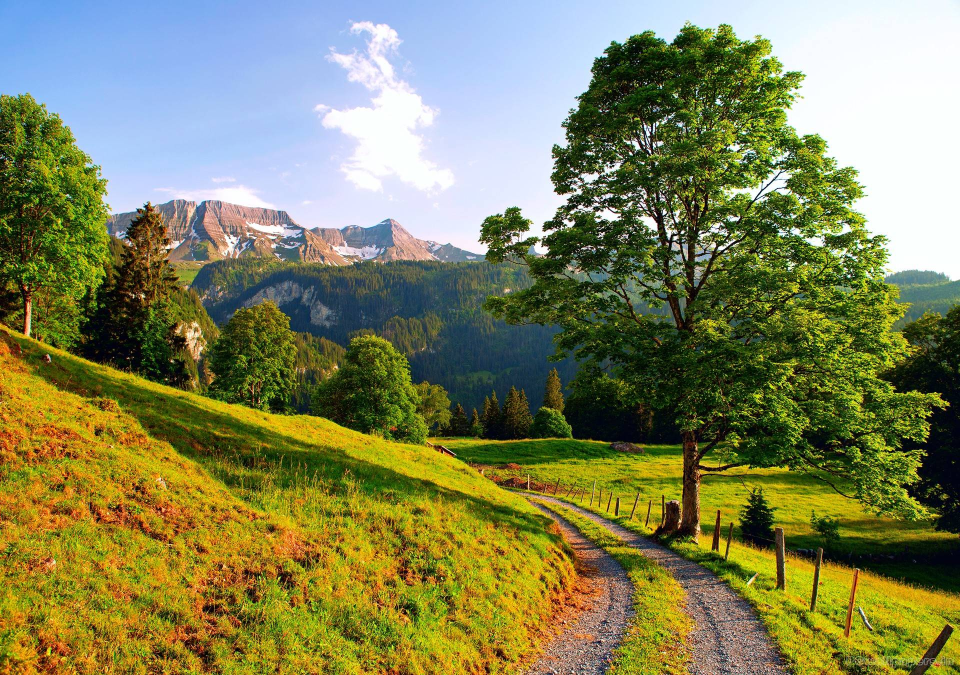
%> input picture Term Project/picture/364215.jpg, 1920 x 1350 px (shown at 1/2 size)
$ octave main.m   (GNU Octave 9; MATLAB toolbox functions it lacks are replaced by stand-ins)
%> lines starting %> are read from the running program, lines starting %| are printed output that depends on the picture
### Term Project/src/Segmentation.m
function [output,bw] = Segmentation(img, num)
% [13 lines of commented-out code are left out]

    [L,N] = superpixels(img, num);
    % L ---> region of matrix (enumrate the number to distinguish the areas)
    % N ---> total number of superpixels
    bound_idx = label2idx(L);
    % bound_idx ---> like a cells array, each cell has every indexs of that
    % region
    Ln = numel(L);
    % Ln ---> total pixels of the image
    output = img;

    % color the region we divide
    for k = 1:N
        idx = bound_idx{k};
        output(idx) = mean(img(idx));
        output(idx+Ln) = mean(img(idx+Ln));
        output(idx+2*Ln) = mean(img(idx+2*Ln));
    end

    bw = boundarymask(L);
%     figure(1)
%     subplot(1,2,1),imshow(output),title('segmentation result');
%     subplot(1,2,2),imshow(imoverlay(img,bw,'black'),'InitialMagnification',100),title('segmentation line');

end

### Term Project/src/ColorTransformation.m
function result_img = ColorTransformation(src_img , tgt_img , w1)
% [5 lines of commented-out code are left out]
result_lab_img = zeros(size(src_img));
% result_img = zeros(size(tgt_img));

% % lyr: # layer
% [h1 , w1 , lyr1] = size(tgt_img);
% [h2 , w2 , lyr2] = size(src_img);
src_img_lab = rgb2lab(double(src_img));
tgt_img_lab = rgb2lab(double(tgt_img));
% [6 lines of commented-out code are left out]
src_ml = mean(src_img_lab(: , : , 1) , 'all');
src_ma = mean(src_img_lab(: , : , 2) , 'all');
src_mb = mean(src_img_lab(: , : , 3) , 'all');
src_sl = std2(src_img_lab(: , : , 1));
src_sa = std2(src_img_lab(: , : , 2));
src_sb = std2(src_img_lab(: , : , 3));
tgt_ml = mean(tgt_img_lab(: , : , 1) , 'all');
tgt_ma = mean(tgt_img_lab(: , : , 2) , 'all');
tgt_mb = mean(tgt_img_lab(: , : , 3) , 'all');
tgt_sl = std2(tgt_img_lab(: , : , 1));
tgt_sa = std2(tgt_img_lab(: , : , 2));
tgt_sb = std2(tgt_img_lab(: , : , 3));

% ----------------------------------------------------
% l(*) = each point's L - mean of L
% src_l_star : l(*) of target image
src_l_star = src_img_lab(: , : , 1) - src_ml;
src_a_star = src_img_lab(: , : , 2) - src_ma;
src_b_star = src_img_lab(: , : , 3) - src_mb;

% l' = (tgt_sl / src_sl) * l(*)
% src_l_prompt : l' of target image
w2 = 1 - w1;
src_l_prompt = w1 * (tgt_sl / src_sl) * src_l_star + w2;
src_a_prompt = w1 * (tgt_sa / src_sa) * src_a_star + w2;
src_b_prompt = w1 * (tgt_sb / src_sb) * src_b_star + w2;
% ----------------------------------------------------
src_l_final = src_l_prompt + tgt_ml;
src_a_final = src_a_prompt + tgt_ma;
src_b_final = src_b_prompt + tgt_mb;

result_lab_img(: , : , 1) = src_l_final;
result_lab_img(: , : , 2) = src_a_final;
result_lab_img(: , : , 3) = src_b_final;

result_img = uint8(lab2rgb(result_lab_img));
% result_img = result_lab_img;
end

### Term Project/src/ColorTransformation3.m
function result_img = ColorTransformation3(src_img , tgt_img)
% % tgt_img (source image) : gives the color style
% % trgt_img(target image) : the picture whose color style to be changed

tgt_blue_enhance = tgt_img;
tgt_blue_enhance(: , : , 1:2) = 0;

src_hsv = rgb2hsv(src_img);
tgt_hsv = rgb2hsv(tgt_blue_enhance);

% % mv : mean               of hsv's value
% % sv : standard deviation of hsv's value
src_mh = mean(src_hsv(: , : , 1) , 'all');
src_ms = mean(src_hsv(: , : , 2) , 'all');
src_mv = mean(src_hsv(: , : , 3) , 'all');
src_sh = std2(src_hsv(: , : , 1));
src_ss = std2(src_hsv(: , : , 2));
src_sv = std2(src_hsv(: , : , 3));
tgt_mh = mean(tgt_hsv(: , : , 1) , 'all');
tgt_ms = mean(tgt_hsv(: , : , 2) , 'all');
tgt_mv = mean(tgt_hsv(: , : , 3) , 'all');
tgt_sh = std2(tgt_hsv(: , : , 1));
tgt_ss = std2(tgt_hsv(: , : , 2));
tgt_sv = std2(tgt_hsv(: , : , 3));

src_final = src_hsv;
src_final(: , : , 3) = (tgt_sv/src_sv) * ((src_hsv(: , : , 3) - src_mv)) + tgt_mv;
% src_final(: , : , 2) = (tgt_ss/src_ss) * ((src_hsv(: , : , 2) - src_ms)) + tgt_ms;
% src_final(: , : , 1) = (tgt_sh/src_sh) * ((src_hsv(: , : , 1) - src_mh)) + tgt_mh;
result_img = hsv2rgb(src_final);


end

### Term Project/src/cf_reinhard.m
function est_im = cf_reinhard(source,target)
%CF_REINHARD computes Reinhard's image colour transfer
%
%   CF_REINHARD(SOURCE,TARGET) returns the colour transfered source
%   image SOURCE according to the target image TARGET.
%

%   Copyright 2015 Han Gong <gong@fedoraproject.org>, University of East
%   Anglia.

%   References:
% Erik Reinhard, Michael Ashikhmin, Bruce Gooch and Peter Shirley,
% 'Color Transfer between Images', IEEE CG&A special issue on Appliedi
% Perception, Vol 21, No 5, pp 34-41, September - October 2001

[x,y,z] = size(source);
img_s = reshape(im2double(source),[],3);
img_t = reshape(im2double(target),[],3);

a = [0.3811 0.5783 0.0402;0.1967 0.7244 0.0782;0.0241 0.1288 0.8444];
b = [1/sqrt(3) 0 0;0 1/sqrt(6) 0;0 0 1/sqrt(2)];
c = [1 1 1;1 1 -2;1 -1 0];
b2 = [sqrt(3)/3 0 0;0 sqrt(6)/6 0;0 0 sqrt(2)/2];
c2 = [1 1 1;1 1 -1;1 -2 0];

img_s = max(img_s,1/255);
img_t = max(img_t,1/255);

% convert to LMS space
LMS_s = a*img_s';
LMS_t = a*img_t';

% take the log of LMS
LMS_s = log10(LMS_s);
LMS_t = log10(LMS_t);

% convert to lab space
lab_s = b*c*LMS_s;
lab_t = b*c*LMS_t;

% compute mean and std
mean_s = mean(lab_s,2);
std_s = std(lab_s,0,2);
mean_t = mean(lab_t,2);
std_t = std(lab_t,0,2);

res_lab = zeros(3,x*y);

sf = std_t./std_s;

for ch = 1:3 % for each channel, apply the statistical alignment
    res_lab(ch,:) = (lab_s(ch,:) - mean_s(ch))*sf(ch) + mean_t(ch);
end

% convert back to LMS
LMS_res=c2*b2*res_lab;
for ch = 1:3
    LMS_res(ch,:) = 10.^LMS_res(ch,:);
end

% convert back to RGB
est_im = ([4.4679 -3.5873 0.1193;-1.2186 2.3809 -0.1624;0.0497 -0.2439 1.2045]*LMS_res)';
est_im = reshape(est_im,size(source)); % reshape the image

### Term Project/src/PowerTransfer.m
function result_img = PowerTransfer(src_img , tgt_img , pow_c)
    mean_tgt_B = mean(tgt_img(: , : , 3) , 'all');
    if mean_tgt_B < 50
        pow_gma = 20 - mean_tgt_B / 10;
    elseif mean_tgt_B > 200
        pow_gma = 1 + (mean_tgt_B / (-10) + 26);
    else
        pow_gma = 1 + (mean_tgt_B / (-15) + 15);    % origin +18 (not +15)
    end
    result_img = pow_c * (im2double(src_img)) .^ pow_gma;
end

### Term Project/src/CF_Xiao06.m
function [IR1 , IR2] = CF_Xiao06(src_img , tgt_img)
    I0 = im2double(src_img);
    I1 = im2double(tgt_img);

    % Process without additional ruggedisation processing.
    IR1 = cf_Xiao06_ruggedised(I0,I1,false);
    % Process with additional ruggedisation processing.
    IR2 = cf_Xiao06_ruggedised(I0,I1,true);
end

### Term Project/src/cf_Xiao06_ruggedised.m
function est_im = cf_Xiao06_ruggedised(source,target,ruggedised)
%CF_XIAO computes Reinhard's image colour transfer
%
%   CF_XIAO(SOURCE,TARGET,ruggedised) returns the colour transfered source
%   image SOURCE according to the target image TARGET.
%

%   If 'ruggedised' is set 'false' then, the original 'Xiao' method is
%   implemented as coded by Han Gong.

%   If 'ruggedised' is set 'true' then further processing is performed in
%   addition to the basic processing. The additional processing has been
%   devised and coded by Terry Johnson.

%   References:
%   Xiao, Xuezhong, and Lizhuang Ma. "Color transfer in correlated color
%   space." % In Proceedings of the 2006 ACM international conference on
%   Virtual reality continuum and its applications, pp. 305-309. ACM, 2006.

%   TODO: Swatch-based transfer is not implemented (but I think it is not
%   important) Anyone interested is welcome to contribute. :-)
%                                                           -- Han Gong

%   Copyright 2015 Han Gong <gong@fedoraproject.org>, University of East
%   Anglia.

rgb_s = reshape(im2double(source),[],3)';
rgb_t = reshape(im2double(target),[],3)';

% compute mean
mean_s = mean(rgb_s,2);
mean_t = mean(rgb_t,2);

% compute covariance
cov_s = cov(rgb_s');
cov_t = cov(rgb_t');

% decompose covariances
[U_s,A_s,~] = svd(cov_s);
[U_t,A_t,~] = svd(cov_t);

%**********************************************************
% Processing modification Terry Johnson.
if (ruggedised)
    [U_t,A_t]=MatchColumns(U_s,U_t,A_t);
end
%**********************************************************

rgbh_s = [rgb_s;ones(1,size(rgb_s,2))];

% compute transforms
% translations
T_t = eye(4); T_t(1:3,4) = mean_t;
T_s = eye(4); T_s(1:3,4) = -mean_s;
% rotations
R_t = blkdiag(U_t,1); R_s = blkdiag(inv(U_s),1);
% scalings
% NOTE!
% I believe the author has a typo in his original paper
% The following is the original way to compute S_t, but
% the result does not seem correct
% S_t = diag([diag(A_t);1]);
% I added a 0.5 power to correct it.
S_t = diag([diag(A_t).^(0.5);1]);
S_s = diag([diag(A_s).^(-0.5);1]);

rgbh_e = T_t*R_t*S_t*S_s*R_s*T_s*rgbh_s; % estimated RGBs
rgbh_e = bsxfun(@rdivide, rgbh_e, rgbh_e(4,:));
rgb_e = rgbh_e(1:3,:);

est_im = reshape(rgb_e',size(source));

end

### Term Project/src/MatchColumns.m
function [U_t,A_t] = MatchColumns(us,ut,at)
% Ensures consistency between the target & source image rotation matrices.

% This routine matches columns in the target image rotation matrix to those
% in the source image rotation matrix.

% Each rotation matrix is derived by undertaking a singular value
% decomposition of the respective cross covariance matrices. The
% outcome of the decomposition is ordered within the rotation matrix in
% the order of the descending singular values.  This often leads to
% compatible rotation matrices but that is not guaranteed.  Sometimes the
% colour ordering of one rotation matrix may be different from the other.
%
% Additionally even when the matrices do correspond in orientation, they
% need not correspond in direction. The direction axis rotation in one
% matrix may be the negative of the rotation in the other.

% Rotations of the individual colour axes are given by the columns of the
% rotation matrices.  In the following processing, all rearrangements are
% considered of the columns in the target rotation matrix 'ut', to find
% the arrangement that best matches the source rotation matrix 'us'.
% Matching is measured by taking the vector dot products of the
% corresponding matrix columns and finding the arrangement with the
% largest sum of absolute dot product values.  Absolute values are used
% to accommodate axis pairs that have similar orientations but different
% directions.
%
% Once the best match has been found this is taken as the correct target
% image rotation matrix.  Columns are negated where the vector cross
% product has a negative value, to ensure direction compatibility.  The
% singular value matrix for the target image is reordered to match the
% reordering of the rotation matrix.
%
% This processing method and routine copyright Dr T E Johnson 2020.
% terence.johnson@gmail.com

% All 6 permutations of the three columns need to be addressed.
perm = perms([1 2 3]);

max=0.0;

for i=1:6
    % Compute the sum of the absolute dot products for the matrix columns.
    sum=abs(ut(:,perm(i,1)).'*us(:,1)) + ...
        abs(ut(:,perm(i,2)).'*us(:,2)) + ...
        abs(ut(:,perm(i,3)).'*us(:,3)) ;

    if(sum>max)
        % Best aligned axes give the biggest sum.
        max=sum;
        bestperm=i;
    end
end
    % Now recover the best permutation and implement it.
    b1=perm(bestperm,1);
    b2=perm(bestperm,2);
    b3=perm(bestperm,3);

    % Set the rotation matrix columns to the new order, changing the
    % direction of rotations if necessary by negating column values.
    U_t(:,1)=ut(:,b1)*sign(ut(:,b1).'*us(:,1));
    U_t(:,2)=ut(:,b2)*sign(ut(:,b2).'*us(:,2));
    U_t(:,3)=ut(:,b3)*sign(ut(:,b3).'*us(:,3));

    % Similarly reorder the singular values.
    A_t(1,1)=at(b1,b1);
    A_t(2,2)=at(b2,b2);
    A_t(3,3)=at(b3,b3);
end

### Term Project/src/main.m
src_name = 'sky/364215.jpg';
% [6 lines of commented-out code are left out]
tgt_name = 'sky/cloud.jpg';               % fig.3 bset
% [10 lines of commented-out code are left out]
src_img = imread(src_name);
%> src_img is the input picture: size 1350x1920x3 uint8; mean R, G, B 129.4, 131.9, 88.9
tgt_img = imread(tgt_name);
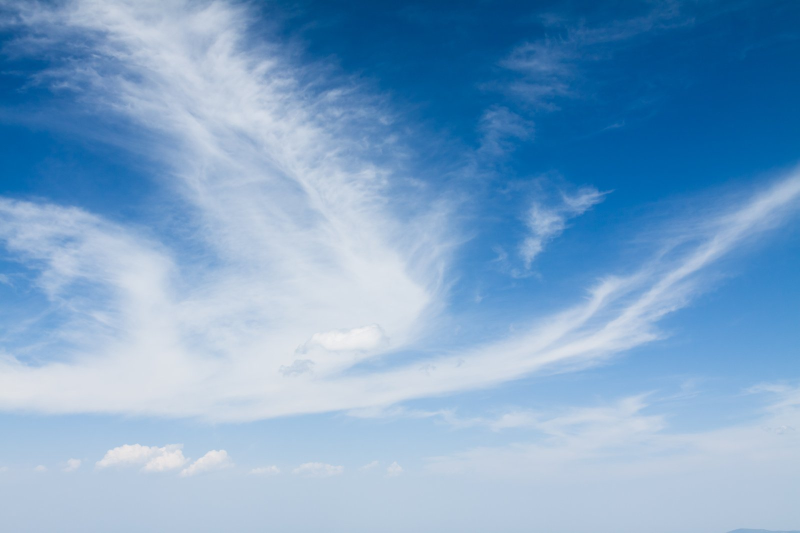
%> input picture Term Project/src/testcase/cloud.jpg, 1599 x 1066 px (shown at 1/2 size)
%> tgt_img is the input picture: size 1066x1599x3 uint8; mean R, G, B 124.4, 164.5, 201.4
% % show original image
figure(1);
subplot(1,2,1);
imshow(src_img);
title('source image');
subplot(1,2,2);
imshow(tgt_img);
title('target image');

% % preprocess: (src,tgt) image resize / get source image size
src_img = imresize(src_img, [600,800], 'bilinear');
%> src_img: size 600x800x3 uint8
tgt_img = imresize(tgt_img, [600,800], 'bilinear');
%> tgt_img: size 600x800x3 uint8
[row, column, ~] = size(src_img);

% % -------------------------------------------------------
% % SEGMENTATION

% test_src_img = imColorSep(src_img);
num = 350;
[output,bw] = Segmentation(src_img, num);
%> in Segmentation, `[L,N] = superpixels(img, num);`:
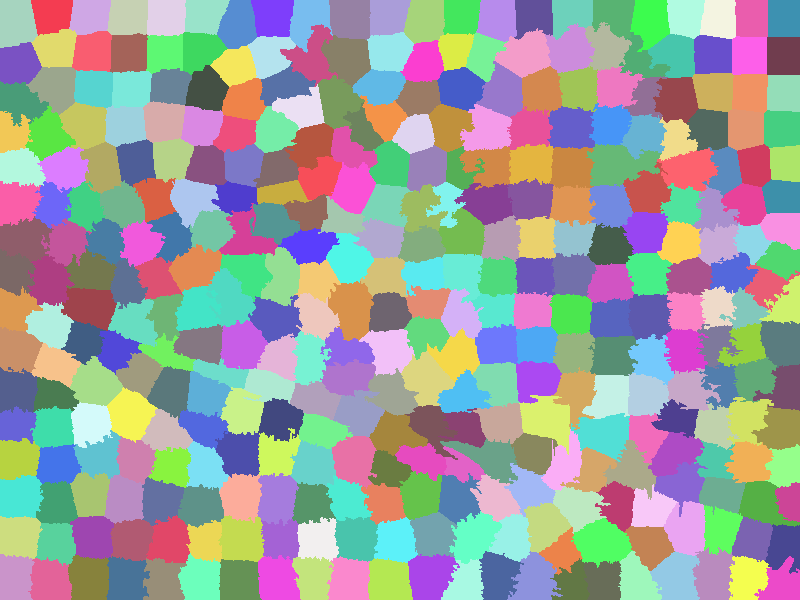
%> L: size 600x800 double; 350 distinct labels, from 1 to 350; one colour per label, 0 black
%> in Segmentation, `[L,N] = superpixels(img, num);`: N = 350
%> in Segmentation, `bound_idx = label2idx(L);`: bound_idx = 350 items
%> after the loop in Segmentation, `for k = 1:N`:
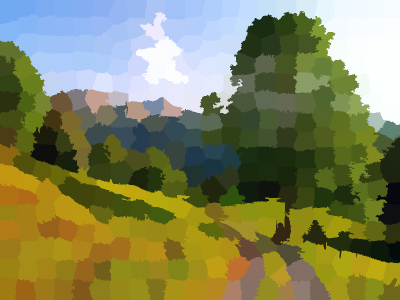
%> output: size 600x800x3 uint8 (shown at 1/2 size); mean R, G, B 129.4, 131.9, 89
%> in Segmentation, `bw = boundarymask(L);`:
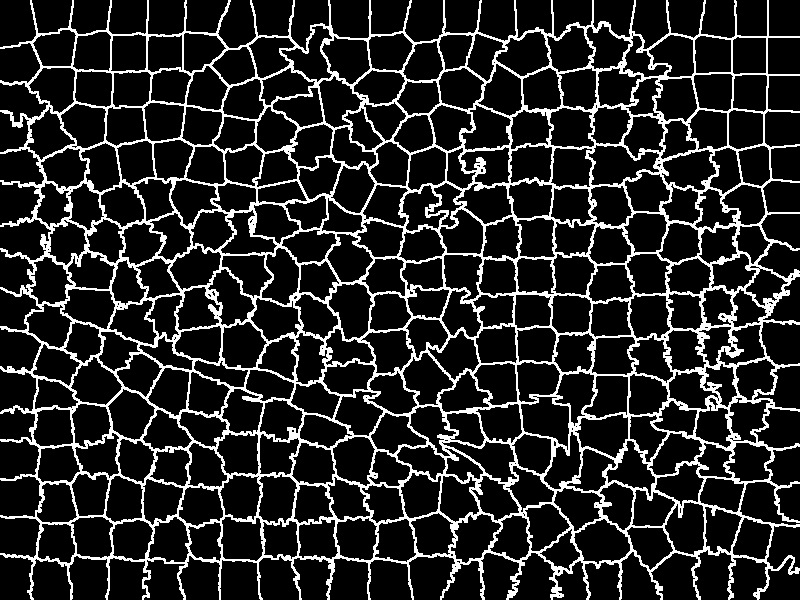
%> bw: size 600x800 logical; 15.4% white in thin lines or dots

gray_opt = rgb2gray(output);
[grad, ~] = imgradient(gray_opt);
% bdr = Calculate_border(grad, 80);

tmp = src_img;
hsv_img = rgb2hsv(output);
%> hsv_img: size 600x800x3 double; mean H, S, V 0.3, 0.553, 0.581
b = zeros(column,1);
for x = 1:1:column
    b(x) = row;
    for y = 1:1:row
        if ~((hsv_img(y,x,1) >= 190/360 && hsv_img(y,x,1) <= 290/360) || (hsv_img(y,x,3) >= 0.85))
            b(x) = y;

            break;
        end
        tmp(x,y,:) = 0;
    end
end
%> tmp: size 800x800x3 uint8; mean H, S, V 79.2, 81.3, 55.6
%> after the loop, b = 800 values, max 297 at index 249, min 23 at index 602, mean 151.7

% % -------------------------------------------------------
% % SKY STYLE TRANSFORMATION

% % --------------
[rslt_lab] = ColorTransformation(src_img , tgt_img , 0.6);
%> in ColorTransformation, `src_ml = mean(src_img_lab(: , : , 1) , 'all');`: src_ml = 5339.3
%> in ColorTransformation, `src_ma = mean(src_img_lab(: , : , 2) , 'all');`: src_ma = -363.1
%> in ColorTransformation, `src_mb = mean(src_img_lab(: , : , 3) , 'all');`: src_mb = 1736.4
%> in ColorTransformation, `src_sl = std2(src_img_lab(: , : , 1));`: src_sl = 2384.6
%> in ColorTransformation, `src_sa = std2(src_img_lab(: , : , 2));`: src_sa = 1010.5
%> in ColorTransformation, `src_sb = std2(src_img_lab(: , : , 3));`: src_sb = 2592.4
%> in ColorTransformation, `tgt_ml = mean(tgt_img_lab(: , : , 1) , 'all');`: tgt_ml = 6456.8
%> in ColorTransformation, `tgt_ma = mean(tgt_img_lab(: , : , 2) , 'all');`: tgt_ma = -0.732
%> in ColorTransformation, `tgt_mb = mean(tgt_img_lab(: , : , 3) , 'all');`: tgt_mb = -1945.7
%> in ColorTransformation, `tgt_sl = std2(tgt_img_lab(: , : , 1));`: tgt_sl = 1569.4
%> in ColorTransformation, `tgt_sa = std2(tgt_img_lab(: , : , 2));`: tgt_sa = 292
%> in ColorTransformation, `tgt_sb = std2(tgt_img_lab(: , : , 3));`: tgt_sb = 1096.6
% % --------------
[rslt_histmatch] = imhistmatch(src_img , tgt_img);
% % --------------
[rslt_hsv] = ColorTransformation3(src_img , tgt_img);
%> in ColorTransformation3, `tgt_blue_enhance(: , : , 1:2) = 0;`:
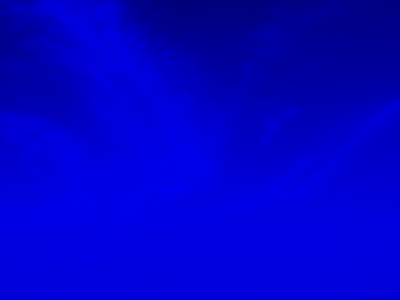
%> tgt_blue_enhance: size 600x800x3 uint8 (shown at 1/2 size); mean R, G, B 0, 0, 201.4
%> in ColorTransformation3, `src_mh = mean(src_hsv(: , : , 1) , 'all');`: src_mh = 0.312
%> in ColorTransformation3, `src_ms = mean(src_hsv(: , : , 2) , 'all');`: src_ms = 0.582
%> in ColorTransformation3, `src_mv = mean(src_hsv(: , : , 3) , 'all');`: src_mv = 0.589
%> in ColorTransformation3, `src_sh = std2(src_hsv(: , : , 1));`: src_sh = 0.207
%> in ColorTransformation3, `src_ss = std2(src_hsv(: , : , 2));`: src_ss = 0.306
%> in ColorTransformation3, `src_sv = std2(src_hsv(: , : , 3));`: src_sv = 0.305
%> in ColorTransformation3, `tgt_mh = mean(tgt_hsv(: , : , 1) , 'all');`: tgt_mh = 0.667
%> in ColorTransformation3, `tgt_ms = mean(tgt_hsv(: , : , 2) , 'all');`: tgt_ms = 1
%> in ColorTransformation3, `tgt_mv = mean(tgt_hsv(: , : , 3) , 'all');`: tgt_mv = 0.79
%> in ColorTransformation3, `tgt_sh = std2(tgt_hsv(: , : , 1));`: tgt_sh = 3.29e-13
%> in ColorTransformation3, `tgt_ss = std2(tgt_hsv(: , : , 2));`: tgt_ss = 0
%> in ColorTransformation3, `tgt_sv = std2(tgt_hsv(: , : , 3));`: tgt_sv = 0.117
% % --------------
[rslt_reinhard] = cf_reinhard(src_img , tgt_img);
%> in cf_reinhard, `mean_s = mean(lab_s,2);`: mean_s = [-0.831; 0.209; 0.000857]
%> in cf_reinhard, `std_s = std(lab_s,0,2);`: std_s = [0.625; 0.229; 0.0209]
%> in cf_reinhard, `mean_t = mean(lab_t,2);`: mean_t = [-0.364; -0.104; -0.0273]
%> in cf_reinhard, `std_t = std(lab_t,0,2);`: std_t = [0.267; 0.0902; 0.0296]
%> in cf_reinhard, `sf = std_t./std_s;`: sf = [0.428; 0.394; 1.41]
% % --------------
power = 2;
[rslt_pow] = PowerTransfer(src_img , tgt_img , power);
%> in PowerTransfer, `mean_tgt_B = mean(tgt_img(: , : , 3) , 'all');`: mean_tgt_B = 201.4
%> in PowerTransfer, `pow_gma = 1 + (mean_tgt_B / (-10) + 26);`: pow_gma = 6.86
%> in PowerTransfer, `result_img = pow_c * (im2double(src_img)) .^ pow_gma;`:
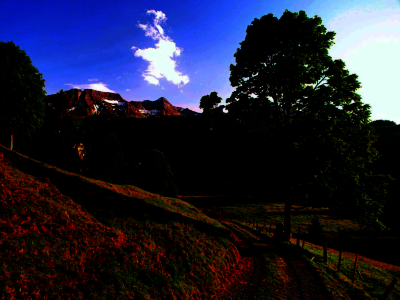
%> result_img: size 600x800x3 double (shown at 1/2 size); mean R, G, B 0.259, 0.271, 0.453; drawn with min black and max white
% % --------------
[rslt_CFX , rslt_CFX_r] = CF_Xiao06(src_img , tgt_img);
%> in cf_Xiao06_ruggedised, `mean_s = mean(rgb_s,2);`: mean_s = [0.507; 0.517; 0.349]
%> in cf_Xiao06_ruggedised, `mean_t = mean(rgb_t,2);`: mean_t = [0.488; 0.645; 0.79]
%> in cf_Xiao06_ruggedised, `cov_s = cov(rgb_s');`: cov_s = [0.0826 0.0717 0.0667; 0.0717 0.0733 0.0805; 0.0667 0.0805 0.15]
%> in cf_Xiao06_ruggedised, `cov_t = cov(rgb_t');`: cov_t = [0.0861 0.0547 0.0325; 0.0547 0.0353 0.0215; 0.0325 0.0215 0.0138]
%> in cf_Xiao06_ruggedised, `[U_s,A_s,~] = svd(cov_s);`: U_s = [-0.489 0.655 0.576; -0.51 0.322 -0.798; -0.708 -0.684 0.177]; A_s = [0.254 0 0; 0 0.0482 0; 0 0 0.00373]
%> in cf_Xiao06_ruggedised, `[U_t,A_t,~] = svd(cov_t);`: U_t = [-0.801 0.489 0.345; -0.513 -0.263 -0.817; -0.309 -0.832 0.461]; A_t = [0.134 0 0; 0 0.00148 0; 0 0 9.29e-05]
%> in cf_Xiao06_ruggedised, `R_t = blkdiag(U_t,1)`: R_t = [-0.801 0.489 0.345 0; -0.513 -0.263 -0.817 0; -0.309 -0.832 0.461 0; 0 0 0 1]
%> in cf_Xiao06_ruggedised, `R_s = blkdiag(inv(U_s),1)`: R_s = [-0.489 -0.51 -0.708 0; 0.655 0.322 -0.684 0; 0.576 -0.798 0.177 0; 0 0 0 1]
%> in cf_Xiao06_ruggedised, `S_t = diag([diag(A_t).^(0.5);1]);`: S_t = [0.366 0 0 0; 0 0.0385 0 0; 0 0 0.00964 0; 0 0 0 1]
%> in cf_Xiao06_ruggedised, `S_s = diag([diag(A_s).^(-0.5);1]);`: S_s = [1.98 0 0 0; 0 4.56 0 0; 0 0 16.36 0; 0 0 0 1]
%> in cf_Xiao06_ruggedised, `est_im = reshape(rgb_e',size(source));`:
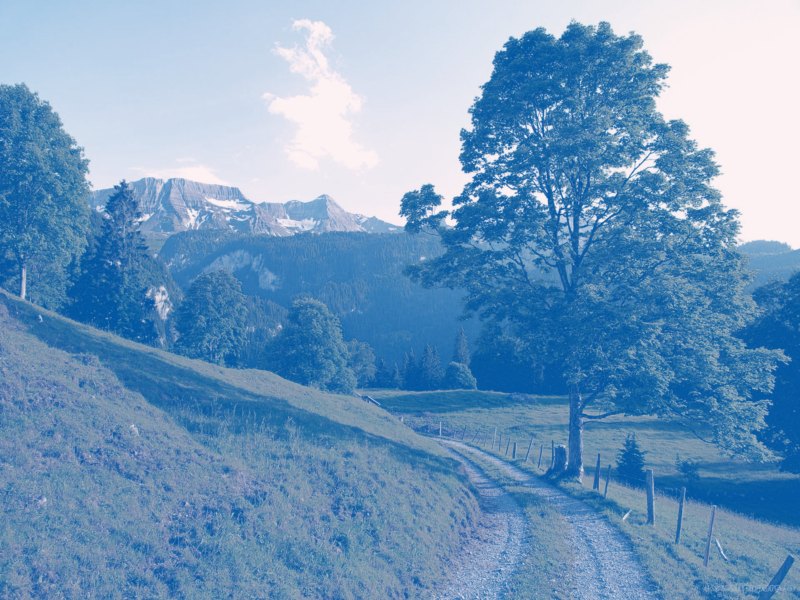
%> est_im: size 600x800x3 double; mean R, G, B 0.488, 0.645, 0.79; mean of the top-left, top-right, bottom-left and bottom-right quarters 0.771, 0.717, 0.552, 0.524; drawn with min black and max white
%> the loop in MatchColumns, `for i=1:6` made 6 passes
%> (sum, max) on passes 1, 4, 6: (0.99, 0.99), (1.89, 1.89), (2.61, 2.61)
%> after the loop in MatchColumns, `for i=1:6`: bestperm = 6
%> in MatchColumns, `b1=perm(bestperm,1);`: b1 = 1
%> in MatchColumns, `b2=perm(bestperm,2);`: b2 = 2
%> in MatchColumns, `b3=perm(bestperm,3);`: b3 = 3
% rslt_CFX = imresize(rslt_CFX, [600,800], 'bilinear');
% rslt_CFX_r = imresize(rslt_CFX_r, [600,800], 'bilinear');
% % --------------
rslt_lab = im2double(rslt_lab);
rslt_histmatch = im2double(rslt_histmatch);
%> rslt_histmatch: size 600x800x3 double

% % -------------------------------------------------------
% % SKY REPLACE
% % Note: rslt_histmatch: uint8
%> (the run ends here)
